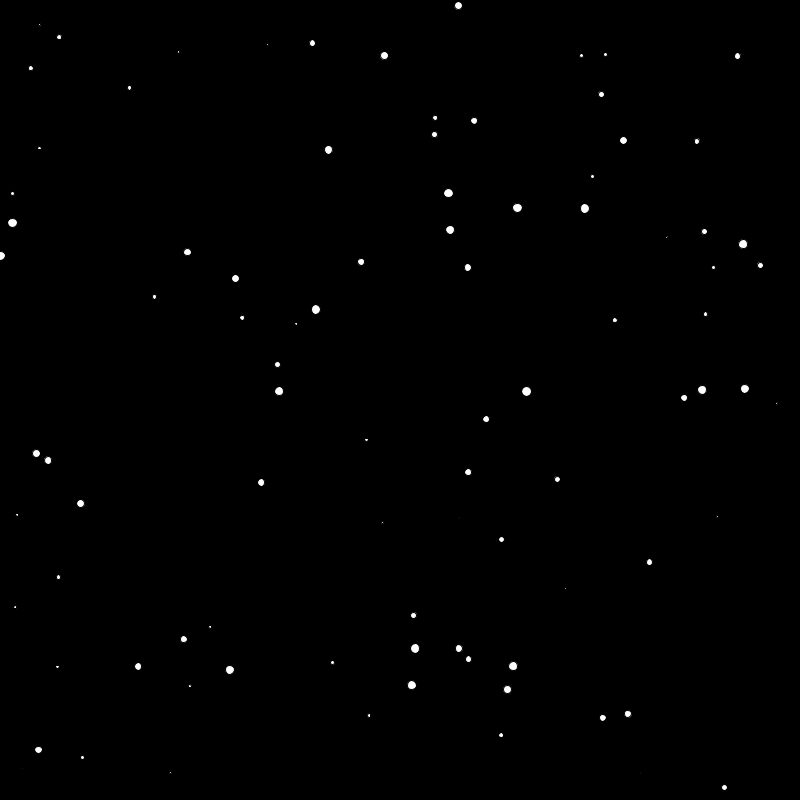
Frame 1 (no input)
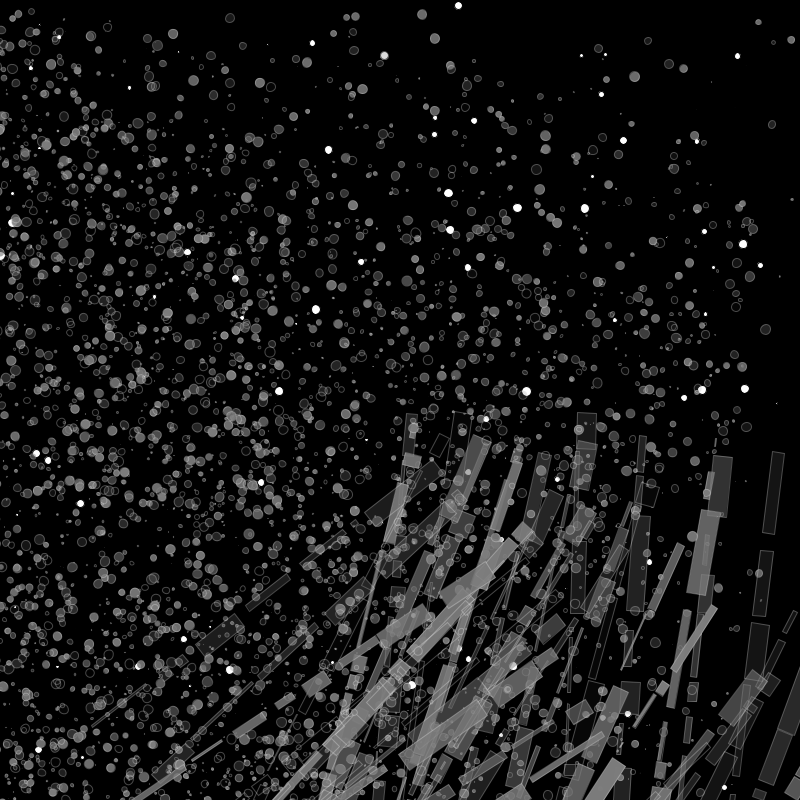
Frame 60 (the mouse pressed at the canvas centre just before this capture)
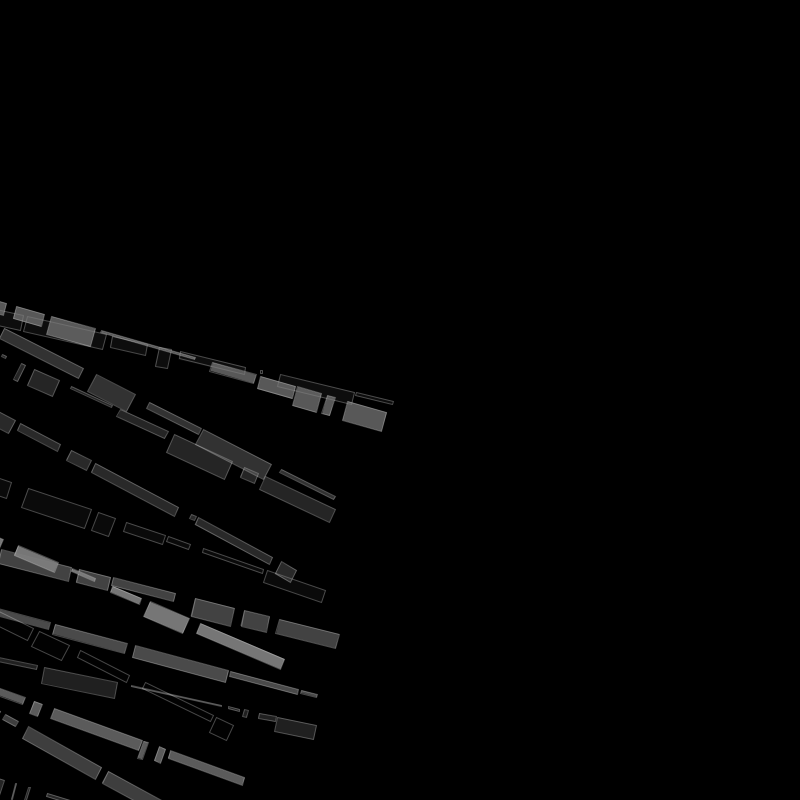
Frame 120 (the mouse held since frame 60 and released just before this capture)

The Processing sketch that drew these frames (run headless with seeded random() and noise(); from frame 60 on, the mouse is pressed at the canvas centre):

// Processing sketch: processing_168753
// ── processing_168753.pde

int counter = 0;
int angle = 0;
int curve = 0;

float trans_x, trans_y;

void setup() {
  size(800, 800);
  background(0);
 // noLoop();
}

void draw() {  
  drawRotSpiral();
  strokeWeight(1);
  stroke(255, 70); 
    translate(width/2, height/2);
    rotate(radians(angle));  
    float yPoint = 0;
    float randomX = random(1, width-1);
    fill(125, random(0, 255));
    
    while (yPoint < height/2) {
      float randomWidth = random(1, 20);
      float towerHeight = random(1, 100);
      float spacing = random(1, 20);
      rect(randomX, yPoint + spacing, randomWidth, towerHeight);
      yPoint += towerHeight + spacing;
    }    

 if (counter > 100) {
   background(0);
   counter = 0; 
 }
 
  if (angle > 360) {
   angle = 0;
   trans_x = random(0, width);
   trans_y = random(0, height);
   curve = 0;

 }
 
 counter++;
 angle++;
}

void mouseClicked() {
  reset();
}

void reset() {
  background(0);
  counter = 0;
  angle = 0;
  
}


void drawRotSpiral() {
 pushMatrix();
 translate(trans_x, trans_y);
  rotate(radians(angle));
  for (int j = 0; j < 10; j++) {
    beginShape();
    for(int i = 0; i < 10; i++)           {
       float x = sin(radians(i));
       float y = cos(radians(i));
       float r = i*.2;
       float y_v = y*(r*.3)+j+(i*.3)+j;
       float x_v = (x*r)+j;
       Dots d = new Dots();
       d.display();
    }
    endShape();
  }
  
  endShape();
  popMatrix();
}
class Dots {
  float x, y, diam;
  
  public Dots() {
    x = random(width);
    y = random(height);
    diam =  random(0, 10);
  }

  void display() {
    pushMatrix();
      translate(x, y);
      ellipse(0, 0, diam, diam);
    popMatrix();
  }
  
}
